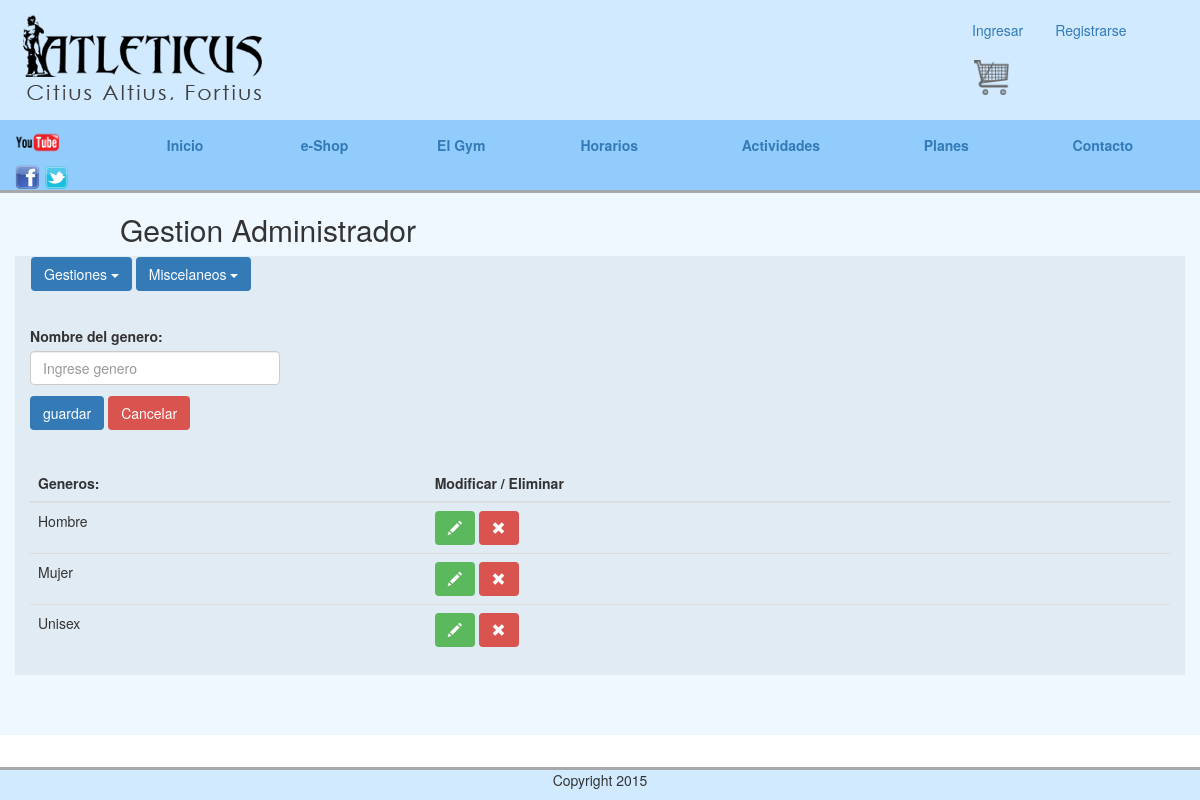
/abmGeneroProducto.php, run on the app's committed database.
### tables this page shows
CREATE TABLE IF NOT EXISTS `generos` (
  `id_genero` int(11) NOT NULL,
  `genero_nombre` varchar(60) NOT NULL
);

### models/productoGenero.php (called while the page is built, shortened)
<?php
    function getConnection(){
        $mysqli = new mysqli("localhost", "root", "admin", "atleticus");
        if( $mysqli->connect_errno ){
            die("Error al intentar establecer la conexión con MySQL");
        }else{
            $mysqli->query("SET NAMES 'utf8'");
            return $mysqli;
        }
    }
    function getGeneros(){
        $generos = array();
        $c = getConnection();
        $query = "SELECT id_genero, genero_nombre
                 FROM `generos`";
        if( $result = $c->query($query) ){
            while($fila = $result->fetch_assoc()){
                $generos[] = $fila;
            }
        }
        return $generos;
    }
?>

### abmGeneroProducto.php (the view, shortened to what this page needs)
<?php require("partials/gestionHeader.php"); ?>
<?php
    require("models/productoGenero.php");
    $id = isset($_GET["id"]) ? $_GET["id"] : null;
    $action = empty($id) ? "guardar" : "actualizar";
    $generos = getGeneros();
    $genero = array();
?>
<form id="form-genero-producto" method="post" action="actions/actions_generos.php">
    <label>Nombre del genero: </label>
    <input name = "nombre_genero" type="text" class="form-control abm-inputs" id="nombre_genero" value="<?= !empty($genero) ? $genero["genero_nombre"] : ""?>" placeholder="Ingrese genero">
    <input type="submit" class="btn btn-primary" name="action" value="<?= $action; ?>"/>
    <input type="submit" class="btn btn-danger" name="action" value="Cancelar"/>
</form>
<table class="table table-hover abm-tablas">
    <thead>
        <tr>
            <th>Generos: </th>
            <th>Modificar / Eliminar</th>
        </tr>
    </thead>
    <tbody>
    <?php foreach($generos as $genero) {?>
    <tr>
        <td class="acti-tipoDescripcion"><?= $genero["genero_nombre"];?></td>
        <td>
            <form class="form-inline" action="actions/actions_generos.php" method="post">
                <button type="submit" name="action" value="editar" class="btn btn-success editar"><sapan class="glyphicon glyphicon-pencil" aria-hidden="true"></sapan></button>
                <button type="submit" name="action" value="eliminar" class="btn btn-danger eliminar"><sapan class="glyphicon glyphicon-remove" aria-hidden="true"></sapan></button>
            </form>
        </td>
    </tr>
    <?php } ?>
    </tbody>
</table>
<?php require("partials/gestionFooter.php"); ?>

### css/mainMauro.css (style rules this page uses)
.cuerpo-comprar .facturacion button, input, select { margin-bottom: 1% }
.abm-inputs { width: 250px; }
.abm-tablas { margin-top: 3%; }

### css/standalone.css (style rules this page uses)
.btn { cursor: pointer; -webkit-user-select: none; -moz-user-select: none; -ms-user-select: none; user-select: none; background-image: none; border: 1px solid transparent; }

### data on the page
generos: genero_nombre "Hombre"
generos: genero_nombre "Mujer"
generos: genero_nombre "Unisex"
